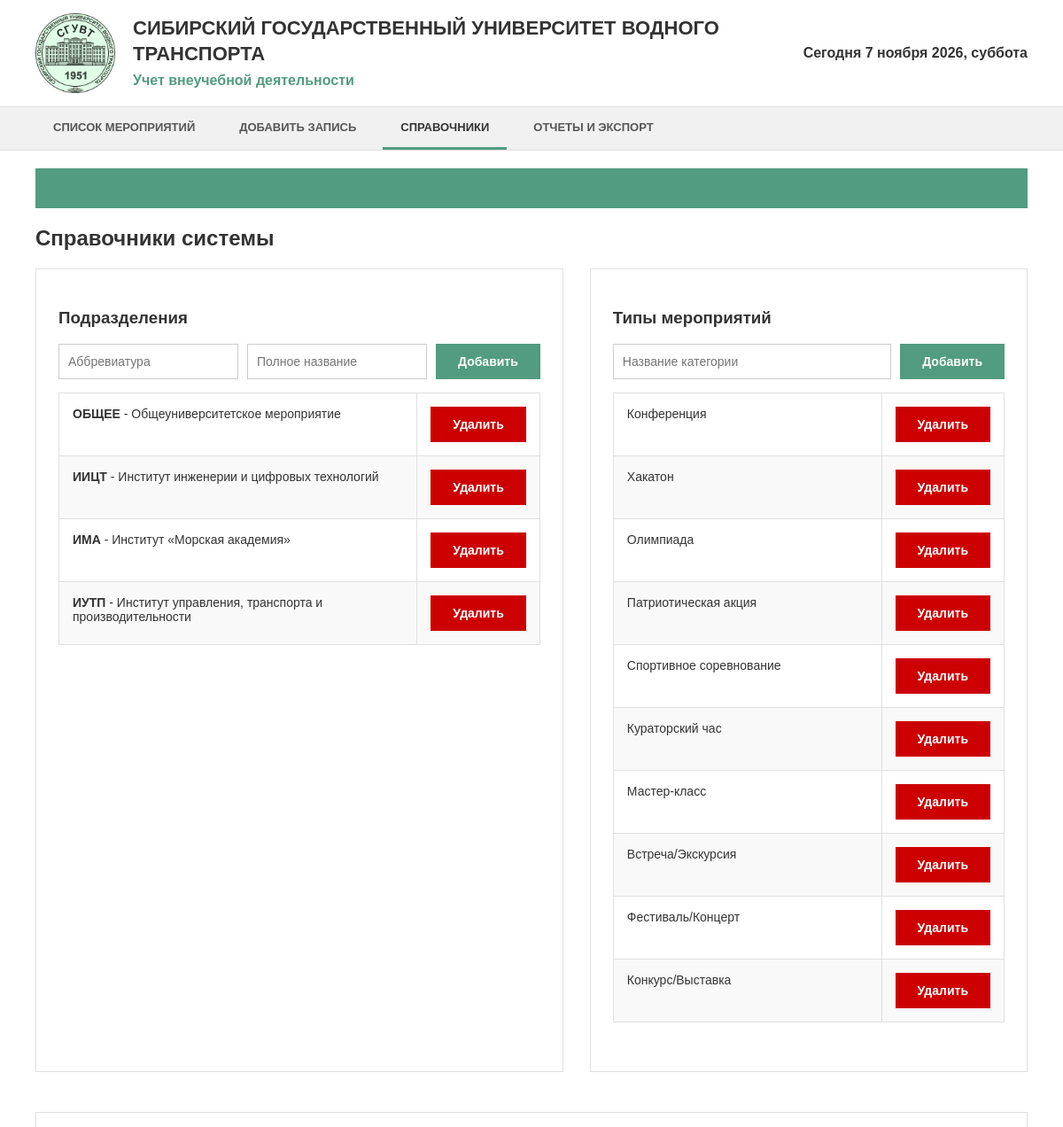
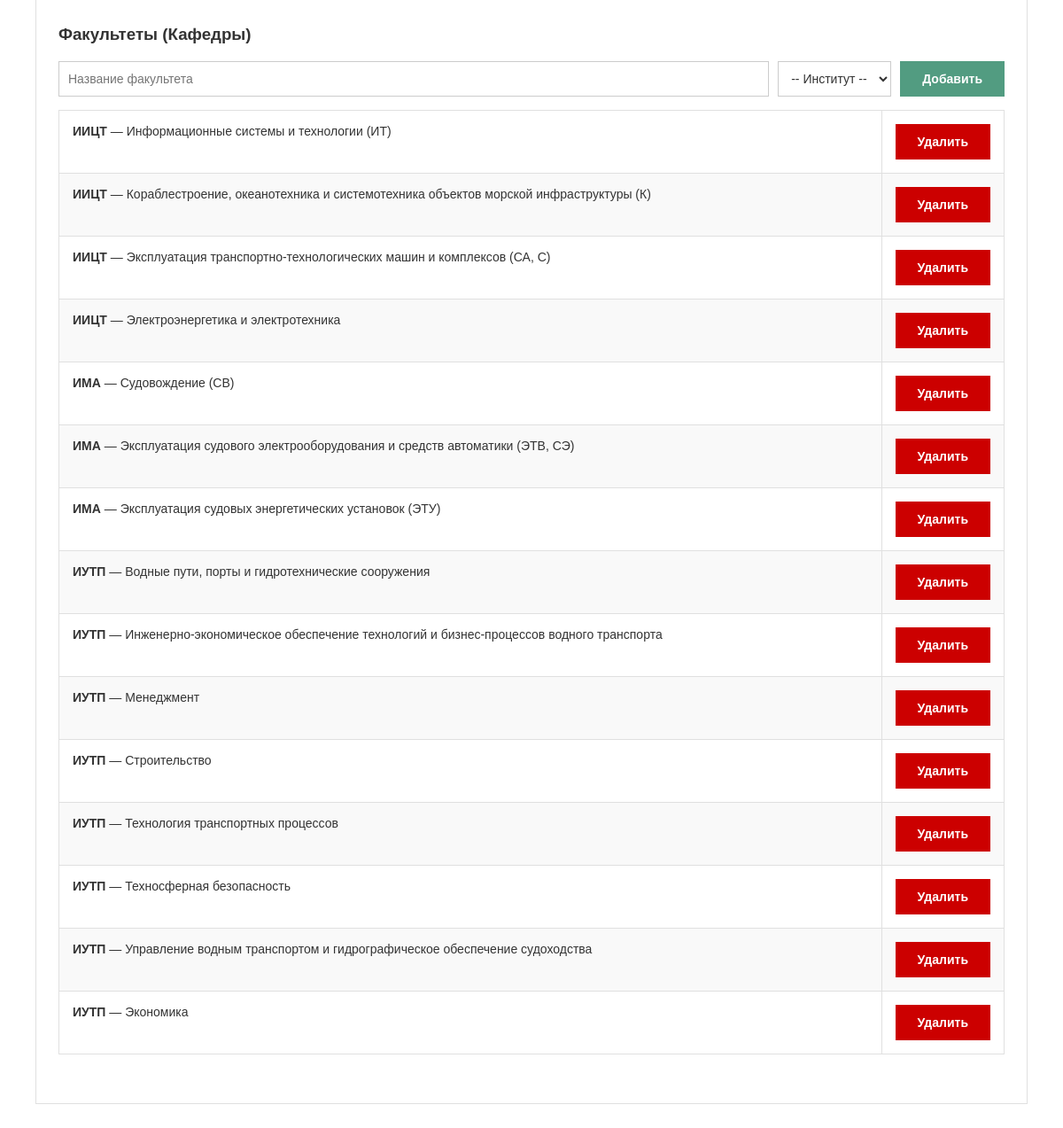
The page /directories.php on the database its author committed (2 pictures, top to bottom).
### tables this page shows
CREATE TABLE `institutes` (
  `id` int(11) NOT NULL AUTO_INCREMENT,
  `short_name` varchar(50) NOT NULL,
  `full_name` varchar(255) NOT NULL,
  PRIMARY KEY (`id`)
);

CREATE TABLE `event_categories` (
  `id` int(11) NOT NULL AUTO_INCREMENT,
  `name` varchar(100) NOT NULL,
  PRIMARY KEY (`id`)
);

CREATE TABLE `faculties` (
  `id` int(11) NOT NULL AUTO_INCREMENT,
  `name` varchar(255) NOT NULL,
  `institute_id` int(11) NOT NULL,
  PRIMARY KEY (`id`),
  FOREIGN KEY (`institute_id`) REFERENCES `institutes`(`id`) ON DELETE CASCADE
);

### src/includes/functions.php (called while the page is built, shortened)
<?php
function getRussianDate() {
    $months = ['января','февраля','марта','апреля','мая','июня','июля','августа','сентября','октября','ноября','декабря'];
    $days = ['воскресенье','понедельник','вторник','среда','четверг','пятница','суббота'];
    return "Сегодня " . date('j') . " " . $months[date('n')-1] . " " . date('Y') . ", " . $days[date('w')];
}

### src/db.php (called while the page is built, shortened)
<?php
$dsn = "mysql:host=" . DB_HOST . ";dbname=" . DB_NAME . ";charset=" . DB_CHARSET;
$options = [
    PDO::ATTR_ERRMODE            => PDO::ERRMODE_EXCEPTION,
    PDO::ATTR_DEFAULT_FETCH_MODE => PDO::FETCH_ASSOC,
    PDO::ATTR_EMULATE_PREPARES   => false,
];
try {
    $pdo = new PDO($dsn, DB_USER, DB_PASS, $options);
} catch (\PDOException $e) {
    error_log("DB Connection Error: " . $e->getMessage());
    die("Ошибка подключения к БД. Сервер временно недоступен.");
}
require_once 'includes/functions.php';
require_once 'models/Institute.php';
require_once 'models/Category.php';
require_once 'models/Faculty.php';
$instituteModel = new Institute($pdo);
$categoryModel = new Category($pdo);
$facultyModel = new Faculty($pdo);

### src/models/Institute.php (called while the page is built, shortened)
<?php
class Institute {
    private $pdo;
    public function __construct($pdo) {
        $this->pdo = $pdo;
    }
    public function getAll() {
        return $this->pdo->query("SELECT * FROM institutes")->fetchAll();
    }
}

### src/models/Category.php (called while the page is built, shortened)
<?php
class Category {
    private $pdo;
    public function __construct($pdo) {
        $this->pdo = $pdo;
    }
    public function getAll() {
        return $this->pdo->query("SELECT * FROM event_categories")->fetchAll();
    }
}

### src/models/Faculty.php (called while the page is built, shortened)
<?php
class Faculty {
    private $pdo;
    public function __construct($pdo) {
        $this->pdo = $pdo;
    }
    public function getAll() {
        return $this->pdo->query("SELECT f.*, i.short_name as institute_short
            FROM faculties f
            JOIN institutes i ON f.institute_id = i.id
            ORDER BY i.short_name, f.name")->fetchAll();
    }
}

### src/directories.php (the view, shortened to what this page needs)
<?php
require 'db.php';
$institutes = $instituteModel->getAll();
$categories = $categoryModel->getAll();
$faculties = $facultyModel->getAll();
?>
<!DOCTYPE html>
<html lang="ru">
<head>
    <link rel="stylesheet" href="css/style.css">
</head>
<body>
    <?php include 'header.php'; ?>
    <div class="container">
        <h2 class="page-title">Справочники системы</h2>
        <div class="directories-grid">
            <div class="form-card">
                <h3>Подразделения</h3>
                <form method="POST" class="form-inline-add">
                    <input type="text" name="short_name" class="form-control" placeholder="Аббревиатура" required>
                    <input type="text" name="full_name" class="form-control" placeholder="Полное название" required>
                    <button type="submit" name="add_inst" class="btn">Добавить</button>
                </form>
                <table class="main-table">
                    <?php foreach($institutes as $i): ?>
                        <tr>
                            <td><b><?php echo htmlspecialchars($i['short_name']); ?></b> - <?php echo htmlspecialchars($i['full_name']); ?></td>
                            <td class="col-delete">
                                <form method="POST" onsubmit="return confirm('Точно удалить?');">
                                    <button type="submit" name="del_inst" class="btn btn-red">Удалить</button>
                                </form>
                            </td>
                        </tr>
                    <?php endforeach; ?>
                </table>
            </div>
            <div class="form-card">
                <h3>Типы мероприятий</h3>
                <form method="POST" class="form-inline-add">
                    <input type="text" name="name" class="form-control input-full" placeholder="Название категории" required>
                    <button type="submit" name="add_cat" class="btn">Добавить</button>
                </form>
                <table class="main-table">
                    <?php foreach($categories as $c): ?>
                        <tr>
                            <td><?php echo htmlspecialchars($c['name']); ?></td>
                            <td class="col-delete">
                                <form method="POST" onsubmit="return confirm('Точно удалить?');">
                                    <button type="submit" name="del_cat" class="btn btn-red">Удалить</button>
                                </form>
                            </td>
                        </tr>
                    <?php endforeach; ?>
                </table>
            </div>
        </div>
        <div class="form-card" style="margin-top: 20px;">
            <h3>Факультеты (Кафедры)</h3>
            <form method="POST" class="form-inline-add">
                <input type="text" name="faculty_name" class="form-control" placeholder="Название факультета" required style="flex: 2;">
                <select name="faculty_institute_id" class="form-control" required>
                    <option value="">-- Институт --</option>
                </select>
                <button type="submit" name="add_faculty" class="btn">Добавить</button>
            </form>
            <table class="main-table">
                <?php foreach($faculties as $f): ?>
                    <tr>
                        <td><b><?php echo htmlspecialchars($f['institute_short']); ?></b> — <?php echo htmlspecialchars($f['name']); ?></td>
                        <td class="col-delete">
                            <form method="POST" onsubmit="return confirm('Точно удалить факультет?');">
                                <button type="submit" name="del_faculty" class="btn btn-red">Удалить</button>
                            </form>
                        </td>
                    </tr>
                <?php endforeach; ?>
            </table>
        </div>
    </div>
</body>
</html>

### src/header.php
<?php
$current_page = basename($_SERVER['PHP_SELF']);
?>
<div class="header-wrapper">
    <div class="header-inner">
        <div class="header-brand">
            <img src="img/logo.png" alt="Логотип СГУВТ">
            <div class="header-text">
                СИБИРСКИЙ ГОСУДАРСТВЕННЫЙ УНИВЕРСИТЕТ ВОДНОГО ТРАНСПОРТА
                <div class="header-subtitle">Учет внеучебной деятельности</div>
            </div>
        </div>
        <div class="header-date">
            <?php echo getRussianDate(); ?>
        </div>
    </div>
</div>
<div class="nav-bar">
    <div class="nav-inner">
        <a href="index.php" class="<?php echo ($current_page == 'index.php' || $current_page == 'edit.php') ? 'active' : ''; ?>">СПИСОК МЕРОПРИЯТИЙ</a>
        <a href="add.php" class="<?php echo ($current_page == 'add.php') ? 'active' : ''; ?>">ДОБАВИТЬ ЗАПИСЬ</a>
        <a href="directories.php" class="<?php echo ($current_page == 'directories.php') ? 'active' : ''; ?>">СПРАВОЧНИКИ</a>
        <a href="report.php" class="<?php echo ($current_page == 'report.php') ? 'active' : ''; ?>">ОТЧЕТЫ И ЭКСПОРТ</a>
    </div>
</div>

### src/css/style.css (style rules this page uses)
:root { --ssuwt-green: #529c81; --ssuwt-gray: #f1f1f1; --text-dark: #333333; --border-color: #e0e0e0; color-scheme: light; }
body { font-family: Arial, sans-serif; margin: 0; padding: 0; background-color: #ffffff; color: var(--text-dark); overflow-y: scroll; }
.header-wrapper { background-color: #ffffff; border-bottom: 1px solid var(--border-color); box-shadow: 0 4px 15px rgba(0,0,0,0.02); }
.header-inner { display: flex; align-items: center; justify-content: space-between; max-width: 1400px; margin: 0 auto; padding: 15px 40px; }
.header-brand { display: flex; align-items: center; gap: 20px; }
.header-brand img { height: 90px; }
.header-text { text-align: left; font-size: 22px; font-weight: bold; text-transform: uppercase; color: var(--text-dark); line-height: 1.3; }
.header-subtitle { font-size: 16px; color: var(--ssuwt-green); font-weight: 600; text-transform: none; margin-top: 6px; }
.header-date { text-align: right; font-size: 16px; color: var(--text-dark); font-weight: bold; white-space: nowrap; }
.nav-bar { background-color: var(--ssuwt-gray); border-bottom: 1px solid var(--border-color); }
.nav-inner { display: flex; max-width: 1400px; margin: 0 auto; padding: 0 40px; gap: 10px; }
.nav-inner a { color: #555555; text-decoration: none; padding: 15px 20px; font-size: 13px; font-weight: bold; text-transform: uppercase; border-bottom: 3px solid transparent; transition: all 0.2s ease; }
.nav-inner a.active { background-color: transparent; color: var(--text-dark); border-bottom: 3px solid var(--ssuwt-green); }
.container { max-width: 1400px; margin: 20px auto 30px; padding: 0 40px; }
.container::before { content: ""; display: block; width: 100%; height: 45px; background-color: var(--ssuwt-green); margin-bottom: 20px; }
.page-title { font-size: 24px; margin: 0 0 20px 0; color: var(--text-dark); }
.main-table { width: 100%; border-collapse: collapse; margin-bottom: 30px; }
.main-table td { padding: 15px; border: 1px solid var(--border-color); vertical-align: top; font-size: 14px; }
.main-table tr:nth-child(even) { background-color: #f9f9f9; }
.filter-panel, .form-card { background: #ffffff; border: 1px solid var(--border-color); padding: 25px; margin-bottom: 25px; }
.form-control { padding: 10px; border: 1px solid #ccc; font-size: 14px; font-family: inherit; background-color: #ffffff; color: var(--text-dark); }
.btn { background-color: var(--ssuwt-green); color: white; padding: 12px 25px; border: none; cursor: pointer; font-weight: bold; font-size: 14px; text-decoration: none; display: inline-block; }
.btn-red { background-color: #cc0000; }
.input-full { flex: 1; }
.form-inline-add { display: flex; gap: 10px; margin-bottom: 15px; }
.directories-grid { display: flex; gap: 30px; }
.directories-grid .form-card { flex: 1; }
.col-delete { width: 100px; }

### rows shown on the page
institutes: short_name "ОБЩЕЕ", full_name "Общеуниверситетское мероприятие"
institutes: short_name "ИИЦТ", full_name "Институт инженерии и цифровых технологий"
institutes: short_name "ИМА", full_name "Институт «Морская академия»"
institutes: short_name "ИУТП", full_name "Институт управления, транспорта и производительности"
event_categories: name "Конференция"
event_categories: name "Хакатон"
event_categories: name "Олимпиада"
event_categories: name "Патриотическая акция"
event_categories: name "Спортивное соревнование"
event_categories: name "Кураторский час"
event_categories: name "Мастер-класс"
event_categories: name "Встреча/Экскурсия"
event_categories: name "Фестиваль/Концерт"
event_categories: name "Конкурс/Выставка"
faculties: institute.short_name "ИИЦТ", name "Информационные системы и технологии (ИТ)"
faculties: institute.short_name "ИИЦТ", name "Кораблестроение, океанотехника и системотехника объектов морской инфраструктуры (К)"
faculties: institute.short_name "ИИЦТ", name "Эксплуатация транспортно-технологических машин и комплексов (СА, С)"
faculties: institute.short_name "ИИЦТ", name "Электроэнергетика и электротехника"
faculties: institute.short_name "ИМА", name "Судовождение (СВ)"
faculties: institute.short_name "ИМА", name "Эксплуатация судового электрооборудования и средств автоматики (ЭТВ, СЭ)"
faculties: institute.short_name "ИМА", name "Эксплуатация судовых энергетических установок (ЭТУ)"
faculties: institute.short_name "ИУТП", name "Водные пути, порты и гидротехнические сооружения"
faculties: institute.short_name "ИУТП", name "Инженерно-экономическое обеспечение технологий и бизнес-процессов водного транспорта"
faculties: institute.short_name "ИУТП", name "Менеджмент"
faculties: institute.short_name "ИУТП", name "Строительство"
faculties: institute.short_name "ИУТП", name "Технология транспортных процессов"
faculties: institute.short_name "ИУТП", name "Техносферная безопасность"
faculties: institute.short_name "ИУТП", name "Управление водным транспортом и гидрографическое обеспечение судоходства"
faculties: institute.short_name "ИУТП", name "Экономика"

### other values the page prints
getRussianDate() "Сегодня 7 ноября 2026, суббота"
